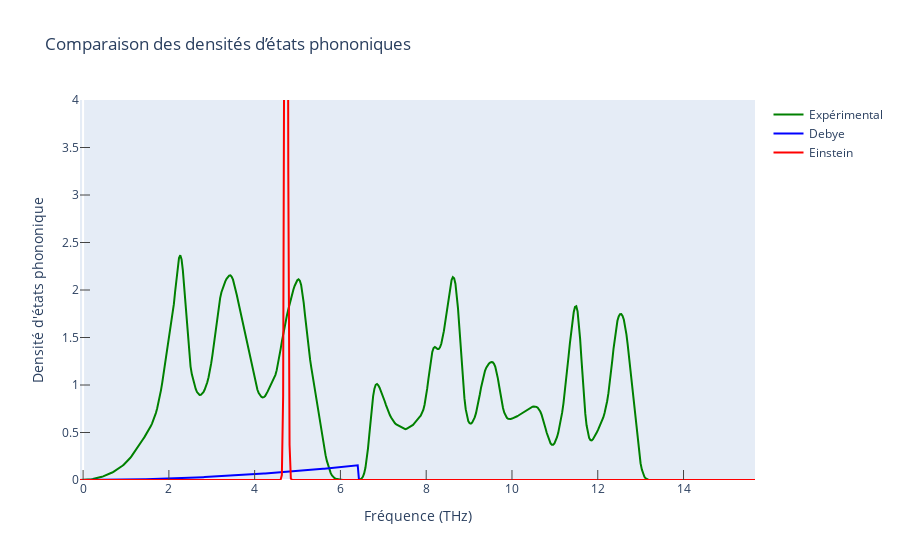

The cell this chart's notebook holds for it:
### Markdown cell above
La densité d'états phononiques g($\omega$) décrit le nombre de modes de vibrations qui existent à une fréquence donnée $\omega$. Elle est aussi appelée densité de modes normaux. Une fois normalisée, elle satisfait :  $\int g(\omega) \mathrm{d}\omega = 3N_{at}$


Pour $\textbf{Einstein}$ : toujours sous la même hypothèse que tous les atomes vibrent à une même fréquence $\omega_E$ (notée fe dans le code) : $g_E(\omega) = 3N_{at}\delta(\omega-\omega_E)$.\
Cette fonction est un delta de Dirac avec son pic en $\omega_E$. Notre code trace une courbe centrée sur la fréquence d'Einstein avec une très faible épaisseur autour de $\omega_E$ afin de représenter au mieux le $\delta$. On calcule ensuite fe (qui est $\omega_E$) par rapport à la température d'Einstein optimale trouvée.

Pour $\textbf{Debye}$ : l'hypothèse reste que toutes les fréquence varient linéairement de la même manière jusqu'à une certaine fréquence $\omega_D$: $ g_D(\omega) = \begin{cases}\frac{3N_{at}\Omega}{2\pi^2} \cdot \frac{\omega^2}{\nu^3} & \text{si } \omega \leq \omega_D = \nu q_D \text{ ($\nu$ est la vitesse du son)} \\\\ 0 & \text{si } \omega > \omega_D \end{cases}$.\
On voit donc que pour toute fréquence $\leq \omega_D$ la densité d'état sera proportionnelle à $\frac{\omega^2}{\nu^3}$. Cela signifie que à haute fréquence les phonons sont moins nombreux qu'à basse fréquence. Pour les fréquences au delà de $\omega_D$ la densité d'états est nulle, il n'y a pas de phonons.\
Dans notre code f représente la fréquence $\omega$ et fmax (fdm calculé à partir de la température optimale de Debye) est la fréquence de Debye qui est directement lié à $\nu$ (présent dans la formule) pas la relation $\omega_D = \nu q$. Notre code utilise en fait la forme simplifiée : $g_D(\omega) = \begin{cases}\frac{\omega^2}{\omega_D^3} & \text{si } \omega \leq \omega_D  \\\\ 0 & \text{si } \omega > \omega_D \end{cases}$

### Code cell
fig_dos = go.Figure()

scatter_dos_exp = go.Scatter(x=ph_w, y=ph_dos_exp, mode='lines', name='Expérimental', line=dict(color='green'))
scatter_dos_debye = go.Scatter(x=ph_w, y=dos_debye, mode='lines', name='Debye',line = dict(color='blue'))
scatter_dos_einstein = go.Scatter(x=ph_w, y=dos_einstein, mode='lines', name='Einstein', line=dict(color='red'))

fig_dos.add_trace(scatter_dos_exp)
fig_dos.add_trace(scatter_dos_debye)
fig_dos.add_trace(scatter_dos_einstein)

fig_dos.update_layout(
    xaxis={'mirror': True, 'showgrid': False, 'ticks': 'inside', 'ticklen': 10},
    yaxis={'mirror': True, 'showgrid': False, 'ticks': 'inside', 'ticklen': 10, 'range' : [0,4]},
    xaxis_title="Fréquence (THz)",
    yaxis_title="Densité d'états phononique",
    title="Comparaison des densités d’états phononiques"
)

fig_dos.show()

### Figure 1 — Plotly figure (JSON) as saved in the notebook; plotly's stock layout.template omitted (floating-point values rounded to 4 significant figures; data arrays with more than 128 entries replaced by an {"elided": "..."} marker saying what was removed)
{"data": [{"line": {"color": "green"}, "mode": "lines", "name": "Expérimental", "type": "scatter", "x": {"elided": "526 float values"}, "y": {"elided": "526 float values"}}, {"line": {"color": "blue"}, "mode": "lines", "name": "Debye", "type": "scatter", "x": {"elided": "526 float values"}, "y": {"elided": "526 float values"}}, {"line": {"color": "red"}, "mode": "lines", "name": "Einstein", "type": "scatter", "x": {"elided": "526 float values"}, "y": {"elided": "526 float values"}}], "layout": {"title": {"text": "Comparaison des densités d’états phononiques"}, "xaxis": {"mirror": true, "showgrid": false, "ticklen": 10, "ticks": "inside", "title": {"text": "Fréquence (THz)"}}, "yaxis": {"mirror": true, "range": [0, 4], "showgrid": false, "ticklen": 10, "ticks": "inside", "title": {"text": "Densité d'états phononique"}}}}
